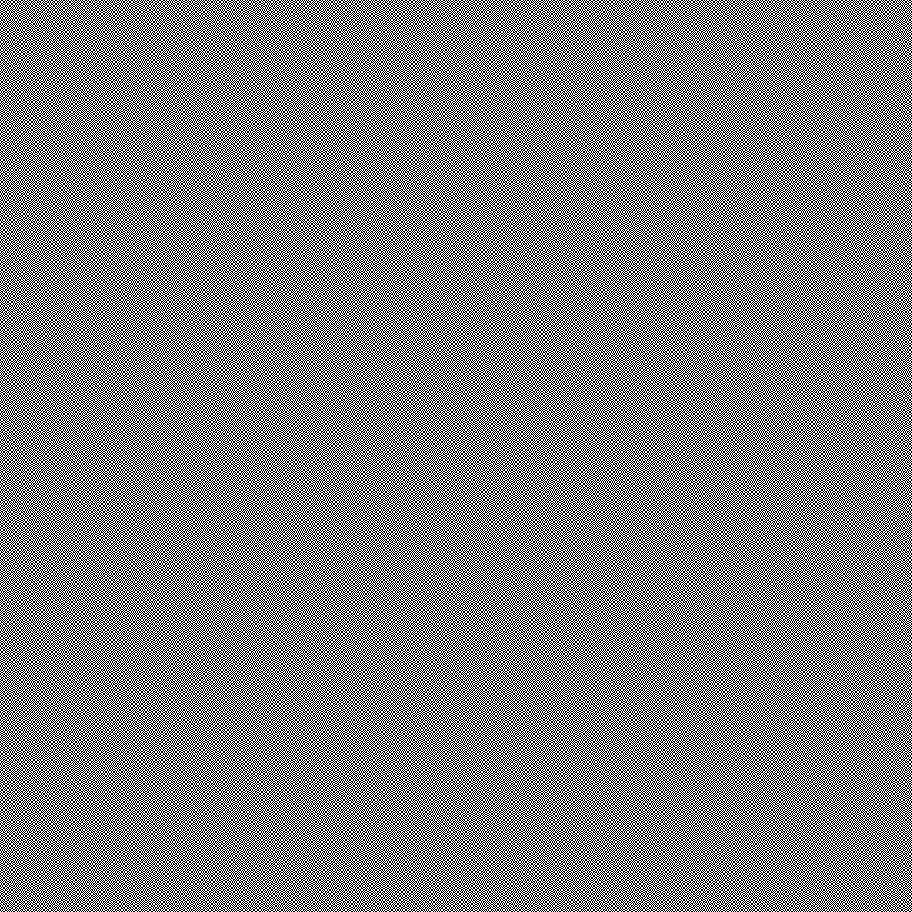
#> input picture viscrypto_core/github-share-1.png, 912 x 912 px
$ python vctst.py github-share-1.png
#> lines starting #> are read from the running program, lines starting #| are printed output that depends on the picture
# The MIT License (MIT)
# Copyright (c) 2016 Philipp Trommler
#
# Permission is hereby granted, free of charge, to any person obtaining a copy of this software and
# associated documentation files (the "Software"), to deal in the Software without restriction,
# including without limitation the rights to use, copy, modify, merge, publish, distribute,
# sublicense, and/or sell copies of the Software, and to permit persons to whom the Software is
# furnished to do so, subject to the following conditions:
#
# The above copyright notice and this permission notice shall be included in all copies or
# substantial portions of the Software.
#
# THE SOFTWARE IS PROVIDED "AS IS", WITHOUT WARRANTY OF ANY KIND, EXPRESS OR IMPLIED, INCLUDING BUT
# NOT LIMITED TO THE WARRANTIES OF MERCHANTABILITY, FITNESS FOR A PARTICULAR PURPOSE AND
# NONINFRINGEMENT. IN NO EVENT SHALL THE AUTHORS OR COPYRIGHT HOLDERS BE LIABLE FOR ANY CLAIM,
# DAMAGES OR OTHER LIABILITY, WHETHER IN AN ACTION OF CONTRACT, TORT OR OTHERWISE, ARISING FROM, OUT
# OF OR IN CONNECTION WITH THE SOFTWARE OR THE USE OR OTHER DEALINGS IN THE SOFTWARE.

import argparse
import random

from PIL import Image


def two_of_two(filename):
    """Generates a (2,2) visual cryptography scheme."""
#> called with filename = 'github-share-1.png'
    original = Image.open(filename)
#> original is the input picture: PIL image 912x912 LA; mean R, G, B, A 0, 0, 0, 127.5

    original = original.convert("1")
#> original: PIL image 912x912 1; every value is 0
    o_pixels = original.load()

    first = Image.new("1", (original.size[0], original.size[1] * 2))
#> first: PIL image 912x1824 1; every value is 0
    f_pixels = first.load()

    second = Image.new("1", (original.size[0], original.size[1] * 2))
    s_pixels = second.load()

    for i in range(original.size[0]):
        for j in range(original.size[1]):
            if o_pixels[i,j] == 0:
                if random.randint(0, 1):
                    f_pixels[i,j * 2    ] = 1
                    f_pixels[i,j * 2 + 1] = 0
                    s_pixels[i,j * 2    ] = 0
                    s_pixels[i,j * 2 + 1] = 1
                else:
                    f_pixels[i,j * 2    ] = 0
                    f_pixels[i,j * 2 + 1] = 1
                    s_pixels[i,j * 2    ] = 1
                    s_pixels[i,j * 2 + 1] = 0
            else:
                if random.randint(0, 1):
                    f_pixels[i,j * 2    ] = 0
                    f_pixels[i,j * 2 + 1] = 1
                    s_pixels[i,j * 2    ] = 0
                    s_pixels[i,j * 2 + 1] = 1
                else:
                    f_pixels[i,j * 2    ] = 1
                    f_pixels[i,j * 2 + 1] = 0
                    s_pixels[i,j * 2    ] = 1
                    s_pixels[i,j * 2 + 1] = 0

    first.save(filename + "_share1.png")
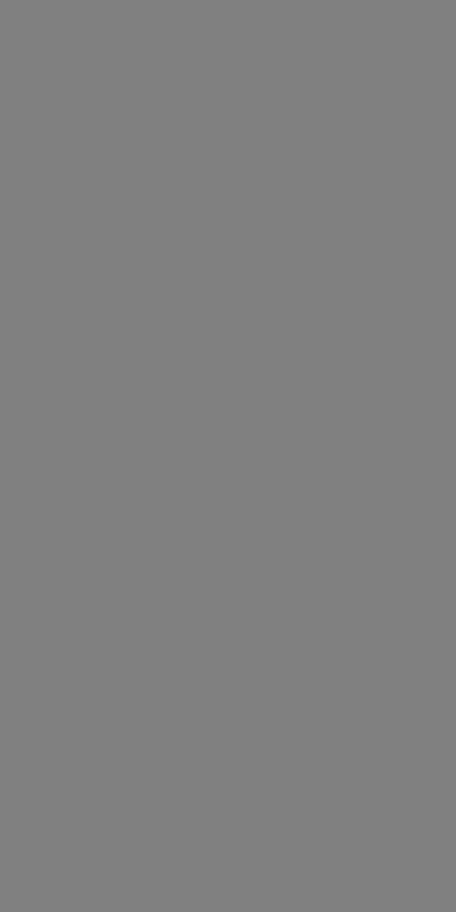
#> saved as github-share-1.png_share1.png: PIL image 912x1824 1 (shown at 1/2 size); 50% white in thin lines or dots
    second.save(filename + "_share2.png")


if __name__ == '__main__':
    parser = argparse.ArgumentParser()
    parser.add_argument("IMAGE", help="The image to encrypt")
    args = parser.parse_args()

    two_of_two(args.IMAGE)
